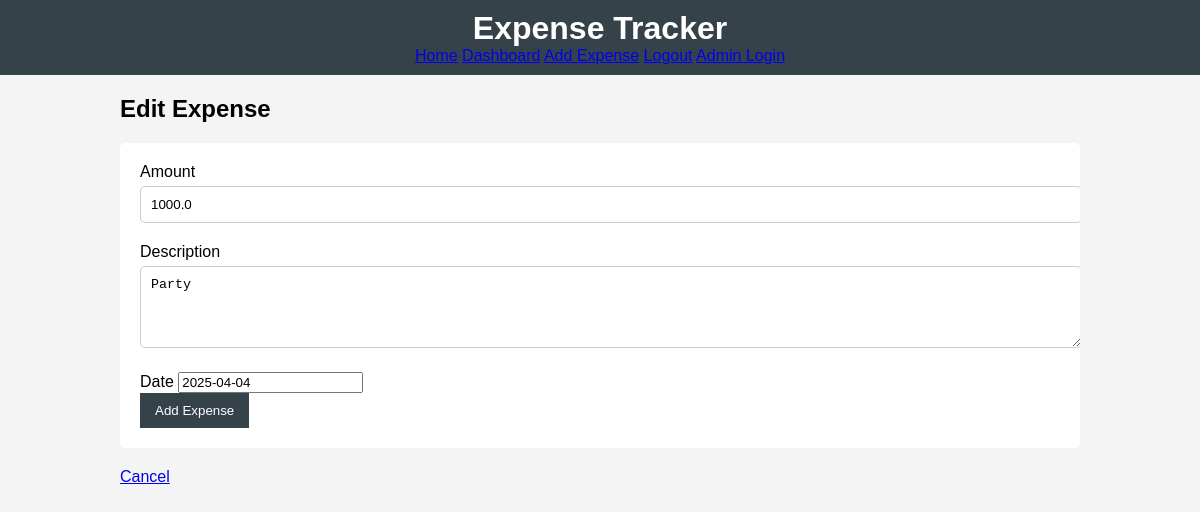
Page /edit_expense/1 (signed in) on the committed database.
### app.py (models this page shows)
class Expense(db.Model):
    id = db.Column(db.Integer, primary_key=True)
    amount = db.Column(db.Float, nullable=False)
    description = db.Column(db.String(200), nullable=False)
    date = db.Column(db.DateTime, default=datetime.utcnow)
    user_id = db.Column(db.Integer, db.ForeignKey('user.id'), nullable=False)

### app.py (the view, shortened to what this page needs)
@app.route('/edit_expense/<int:expense_id>', methods=['GET', 'POST'])
def edit_expense(expense_id):
    if 'user_id' not in session:
        return redirect(url_for('login'))
    expense = Expense.query.get_or_404(expense_id)
    if expense.user_id != session['user_id']:
        flash('You do not have permission to edit this expense.', 'danger')
        return redirect(url_for('dashboard'))
    form = ExpenseForm(obj=expense)
    return render_template('edit_expense.html', form=form, expense=expense)

### forms.py
class ExpenseForm(FlaskForm):
    amount = FloatField('Amount', validators=[DataRequired()])
    description = TextAreaField('Description', validators=[DataRequired()])
    date = DateTimeField('Date', format='%Y-%m-%d', default=datetime.utcnow, validators=[DataRequired()])  # Added date field
    submit = SubmitField('Add Expense')

### templates/edit_expense.html (shortened to what this page needs)
{% extends 'base.html' %}
{% block content %}
<h2>Edit Expense</h2>
<form method="POST">
    {{ form.amount.label }} {{ form.amount(size=32) }}<br>
    {{ form.description.label }} {{ form.description(rows=4) }}<br>
    {{ form.date.label }} {{ form.date() }}<br>
    {{ form.submit() }}
</form>
<a href="{{ url_for('dashboard') }}">Cancel</a>
{% endblock %}

### static/style.css (style rules this page uses)
body { font-family: Arial, sans-serif; background-color: #f4f4f4; margin: 0; padding: 0; }
form { background: #ffffff; padding: 20px; margin: 20px 0; border-radius: 5px; }
input[type="text"], input[type="password"], input[type="number"], textarea { width: 100%; padding: 10px; margin: 5px 0 20px 0; border: 1px solid #ccc; border-radius: 5px; }
input[type="submit"] { background: #35424a; color: #ffffff; border: none; padding: 10px 15px; cursor: pointer; }

### rows in the picture
Expense: amount "1000.0", description "Party", date "2025-04-04"
